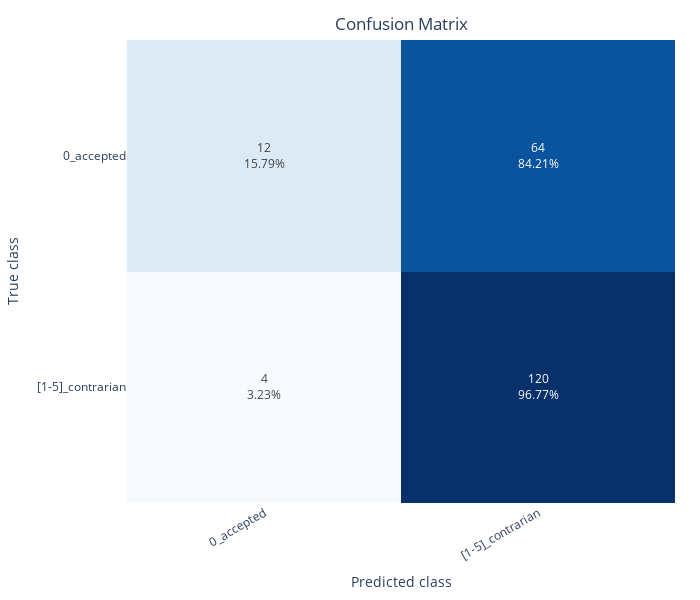

The cell this chart's notebook holds for it:
### Code cell
# Is contrarian if we detected a claim
df["is_contrarian_pred"] = df["claims_pred"].str.len() > 0
print(classification_report(df["is_contrarian_true"], df["is_contrarian_pred"]))
plot_binary_confusion_matrix(df["is_contrarian_true"], df["is_contrarian_pred"])

### Figure 1 — Plotly figure (JSON) as saved in the notebook; plotly's stock layout.template omitted (floating-point values rounded to 4 significant figures)
{"data": [{"colorscale": [[0, "rgb(247,251,255)"], [0.125, "rgb(222,235,247)"], [0.25, "rgb(198,219,239)"], [0.375, "rgb(158,202,225)"], [0.5, "rgb(107,174,214)"], [0.625, "rgb(66,146,198)"], [0.75, "rgb(33,113,181)"], [0.875, "rgb(8,81,156)"], [1, "rgb(8,48,107)"]], "hoverinfo": "none", "showscale": false, "text": [["12<br>15.79%", "64<br>84.21%"], ["4<br>3.23%", "120<br>96.77%"]], "texttemplate": "%{text}", "type": "heatmap", "x": ["0_accepted", "[1-5]_contrarian"], "y": ["0_accepted", "[1-5]_contrarian"], "z": [[0.1579, 0.8421], [0.03226, 0.9677]]}], "layout": {"height": 600, "margin": {"b": 25, "r": 25, "t": 40}, "title": {"text": "Confusion Matrix", "x": 0.5, "xref": "paper", "y": 0.97}, "width": 700, "xaxis": {"tickangle": -30, "title": {"text": "Predicted class"}}, "yaxis": {"autorange": "reversed", "title": {"text": "True class"}}}}
